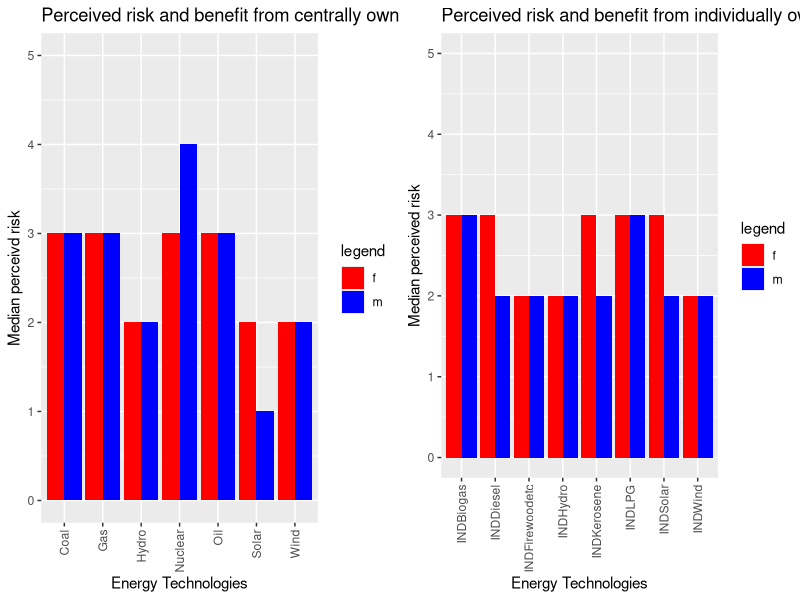

This chart was generated by the following R code: (Note: this script raises an error after producing the figure.)
## ---- chunk 1
  knitr::opts_chunk$set(warning = FALSE, message = FALSE)

suppressPackageStartupMessages(library(tidyverse))
suppressPackageStartupMessages(library(readxl))
suppressPackageStartupMessages(library(dplyr))
suppressPackageStartupMessages(library(tidyr))
suppressPackageStartupMessages(library(ggplot2))

## ---- chunk 2
knitr::opts_chunk$set(warning = FALSE, message = FALSE)
moduletwo <- read_excel(here::here("thesis_surveydata/political_factors_complete.xlsx"))
module2 <- data.frame(moduletwo)
module2[module2 == "Rather not say/ Don't know"] <- "Rather not say/Don't know"

# loaded data set for module 2 eco -pol variables and removes the rows with question number and question text
## ---- chunk 3
knitr::opts_chunk$set(warning = FALSE, message = FALSE)
#This chunk contains the coding schemes of various scales used in survey one: eco-political factors, kahan scale and acceptance scale
codedmodule2 <- module2 %>%
  
#remove row 1
  filter(!row_number() %in% c(1,2)) %>% 
  
# replace risky likert scale with numbers
  mutate_at(vars(starts_with("Risky")), funs(case_when(. =="Not at all risky" ~ 1, 
                                                       . =="Slightly risky" ~ 2, 
                                                       . =="Moderately risky" ~ 3, 
                                                       . =="Very risky" ~ 4, 
                                                       . =="Extremely risky" ~ 5))) %>%

# replace beneficial likert scale with numbers  
  mutate_at(vars(starts_with("Ben")), funs(case_when(. =="Not at all beneficial" ~ 1,
                                                     . =="Slightly beneficial" ~ 2,
                                                     . =="Moderately beneficial" ~ 3,
                                                     . =="Very beneficial" ~ 4,
                                                     . =="Extremely beneficial" ~ 5 ))) %>%

# replace nuclear acceptance likert scale with numbers
  mutate_at(vars(N_accept,N_reluctantlyaccept,N_reject), funs(case_when(. == "Strongly disagree" ~ 1, 
                                                                        . == "Somewhat disagree" ~ 2,
                                                                        . == "Neither agree nor disagree" ~3,
                                                                        . == "Somewhat agree" ~ 4,
                                                                        . == "Strongly agree" ~ 5))) %>%
  
# code likert scale for variables for Kahan scale into numbers
  mutate_at(vars(starts_with (c("K_I","K_H","DISPLACE", "POLLUTE", "HEALTH", "JOBS", "BEAUTY", "PRIDE", "NPRIDE", "DEV", "PROSPER", "RELY"))), funs(case_when(. == "Strongly disagree" ~ 1, 
               . == "Somewhat disagree" ~ 2,
               . == "Neither agree nor disagree" ~3,
               . == "Somewhat agree" ~ 4,
               . == "Strongly agree" ~ 5))) %>%
  
# reverse code for likert scale for variables for Kahan scale into numbers
  mutate_at(vars(starts_with (c("K_S","K_E"))), funs(case_when(. == "Strongly disagree" ~ 5, 
                                                               . == "Somewhat disagree" ~ 4,
                                                               . == "Neither agree nor disagree" ~3,
                                                               . == "Somewhat agree" ~ 2,
                                                               . == "Strongly agree" ~ 1))) %>%

# code eco-pol scale variables into numbers
  mutate_at(vars(SYSTEMDEMO,SYSTEMRELIGION,SYSTEMTECHNO,SYSTEMTOTAL,WEALTHLIM,MECHANISATION,DECISIONDECEN,INDUSTRYLARGE,ECONOMYGLOBAL,OWNERPVT,OWNERNOREG), funs(case_when(. == "Strongly disagree" ~ 1, 
                        . == "Somewhat disagree" ~ 2,
                        . == "Neither agree nor disagree" ~3,
                        . == "Somewhat agree" ~ 4,
                        . == "Strongly agree" ~ 5))) %>%

# reverse code eco-pol scale variables into numbers 
 mutate_at(vars(DECISIONCEN, INDUSTRYSMALL, ECONOMYLOCAL, ENVOVERDEV,OWNERPUB, OWNERREG), funs(case_when(. == "Strongly disagree" ~ 5, 
                                                                                                         . == "Somewhat disagree" ~ 4,
                                                                                                         . == "Neither agree nor disagree" ~3,
                                                                                                         . == "Somewhat agree" ~ 2,
                                                                                                         . == "Strongly agree" ~ 1)))

## ---- chunk 4

moduleone <- read_excel(here::here("thesis_surveydata/livelihood_insecurity_complete.xlsx"))
module1 <- data.frame(moduleone)

# loaded data set for module 2 eco -pol variables and removes the rows with question number and question text
## ---- chunk 5
#This chunk contains the coding schemes of various scales used in survey one: eco-political factors, kahan scale and acceptance scale
codedmodule1 <- module1 %>%
  
#remove row 1
  filter(!row_number() %in% c(1,2)) %>% 
  
# replace risky likert scale with numbers
  mutate_at(vars(starts_with("Risky")), funs(case_when(. =="Not at all risky" ~ 1, 
                                                       . =="Slightly risky" ~ 2, 
                                                       . =="Moderately risky" ~ 3, 
                                                       . =="Very risky" ~ 4, 
                                                       . =="Extremely risky" ~ 5))) %>%

# replace beneficial likert scale with numbers  
  mutate_at(vars(starts_with("Ben")), funs(case_when(. =="Not at all beneficial" ~ 1,
                                                     . =="Slightly beneficial" ~ 2,
                                                     . =="Moderately beneficial" ~ 3,
                                                     . =="Very beneficial" ~ 4,
                                                     . =="Extremely beneficial" ~ 5 ))) %>%

# replace nuclear acceptance likert scale with numbers
  mutate_at(vars(N_accept,N_reluctantlyaccept,N_reject), funs(case_when(. == "Strongly disagree" ~ 1, 
                                                                        . == "Somewhat disagree" ~ 2,
                                                                        . == "Neither agree nor disagree" ~3,
                                                                        . == "Somewhat agree" ~ 4,
                                                                        . == "Strongly agree" ~ 5)))

## ---- chunk 6

suppressPackageStartupMessages(library(tidyselect))
# combine codedmodule1 and codedmodule2

numcol2 <- codedmodule2 %>% add_column(Respondent = 1:1099, .before = "Language") 
numcol1 <- codedmodule1 %>% add_column(Respondent = 1099:2160, .before = "Language")

joineddf <-  full_join(numcol2, numcol1, by = c("Respondent", "Language", "Survey_Date", "State", "Risky_Hydro", "Risky_Solar", "Risky_Wind", "Risky_Nuclear", "Risky_Coal", "Risky_Gas", "Risky_Oil", "Risky_INDHydro", "Risky_INDSolar", "Risky_INDWind", "Risky_INDBiogas", "Risky_INDDiesel", "Risky_INDKerosene", "Risky_INDFirewoodetc", "Risky_INDLPG", "Ben_Hydro", "Ben_Solar", "Ben_Wind", "Ben_Nuclear", "Ben_Coal", "Ben_Gas", "Ben_Oil", "Ben_INDHydro", "Ben_INDSolar", "Ben_INDWind", "Ben_INDDiesel", "Ben_INDBiogas", "Ben_INDFirewoodetc", "Ben_INDLPG", "Ben_INDKerosene", "N_accept", "N_reluctantlyaccept", "N_reject", "age", "urban_rural", "gender", "caste", "religion", "religiontext")) 


summary(joineddf)

## ---- chunk 7
library(dplyr)

demovars <- joineddf %>%
  select(starts_with("Risky"), starts_with("Ben"),urban_rural, gender, caste, religion, age, State)%>%
  mutate(religion = ifelse(religion == "Other (Please mention)", "Other", religion))

summary(demovars)
table(demovars$gender)


## ---- chunk 8
library(dplyr)

demovars_frisk <- demovars %>%
  select(starts_with("Risky"), gender) %>%
  filter(gender == "Female")%>%
  na.omit()


demovars_mrisk <- demovars %>%
  select(starts_with("Risky"), gender) %>%
  filter(gender == "Male") %>%
  na.omit()

  
sum_frisk <- demovars_frisk %>% 
    summarise(across(starts_with("Risky"), list(mean = mean, sd = sd, median = median, n = nrow))) %>%
    pivot_longer(cols = starts_with("Risky"), 
                                          names_to = c("Risky", "Technology", "stat"), 
                                          names_sep =  "_",
                                          values_to = "Value")%>%
    select(-Risky) %>%
    pivot_wider(names_from = stat, values_from = Value)%>%
    mutate(gender = "f")


sum_mrisk <- demovars_mrisk %>% 
    summarise(across(starts_with("Risky"), list(mean = mean, sd = sd, median = median, n = nrow))) %>%
    pivot_longer(cols = starts_with("Risky"), 
                                          names_to = c("Risky", "Technology", "stat"), 
                                          names_sep =  "_",
                                          values_to = "Value")%>%
                                         
    select(-Risky) %>%
    pivot_wider(names_from = stat, values_from = Value)%>%
    mutate(gender = "m")






## ---- chunk 9
library(ggplot2)

# Combine the two datasets
sum_gender <- rbind(sum_frisk, sum_mrisk)

# Plot

p1 <- sum_gender%>% 
  filter(Technology %in% c("Wind","Nuclear","Solar","Oil","Hydro","Gas","Coal")) %>%
  ggplot(aes(x=Technology, y= median, fill = gender))+
  geom_bar(stat="identity", position=position_dodge())+
  #geom_errorbar(aes(ymin=mean-sd, ymax=mean+sd), width=0.2, position=position_dodge(0.9)) +
  ylim(0,5)+
  scale_fill_manual(values=c("red", "blue"), name="legend")+
  labs(y = "Median perceivd risk", x = "Energy Technologies")+
  ggtitle("Perceived risk and benefit from centrally owned energy technologies by gender")+
  theme(axis.text.x = element_text(angle=90, hjust=1, vjust=0.5))


p2 <- sum_gender%>% 
  filter(Technology %in% c("INDHydro", "INDSolar", "INDWind", "INDBiogas","INDDiesel", "INDKerosene","INDFirewoodetc","INDLPG")) %>%
  ggplot(aes(x=Technology, y= median, fill = gender))+
  geom_bar(stat="identity", position=position_dodge())+
  #geom_errorbar(aes(ymin=mean-sd, ymax=mean+sd), width=0.2, position=position_dodge(0.9)) +
  ylim(0,5)+
  scale_fill_manual(values=c("red", "blue"), name="legend")+
  labs(y = "Median perceived risk", x = "Energy Technologies")+
  ggtitle("Perceived risk and benefit from individually owned energy technologies by gender")+
  theme(axis.text.x = element_text(angle=90, hjust=1, vjust=0.5))


library(gridExtra)
grid.arrange(p1, p2, ncol = 2)

## ---- chunk 10

# conducting non-parametric procedure : "Wilcoxon rank-sum test" to see how perception of risk may differ according to gender. 
library(stats)
library(dplyr)
library(purrr)
library(broom)

male_risk <- demovars[demovars$gender == "Male",]$Risky_Nuclear
female_risk <- demovars[demovars$gender == "Female",]$Risky_Nuclear


wilcox.test(male_risk, female_risk, alternative = "two.sided")

wilcox_gender <- demovars %>% 
  filter(gender %in% c("Male", "Female"))%>%
  select(starts_with("Risky")) %>% 
  lapply(function(col) wilcox.test(col ~ gender, data = demovars))

wilcox_gender <- do.call(rbind, wilcox_gender)

wilcox_gender


## ---- chunk 11

# for making a data frame from wilcox test
#wilcox_gender <- demovars %>% 
  #filter(gender %in% c("Male", "Female"))%>%
  #select(starts_with("Risky")) %>% 
  #lapply(function(col) broom::tidy(wilcox.test(col ~ gender, data = demovars)))

#wilcox_gender <- do.call(rbind, wilcox_gender)

#wilcox_gender$variable <- rownames(wilcox_gender)

#wilcox_gender <- as.data.frame(wilcox_gender)
